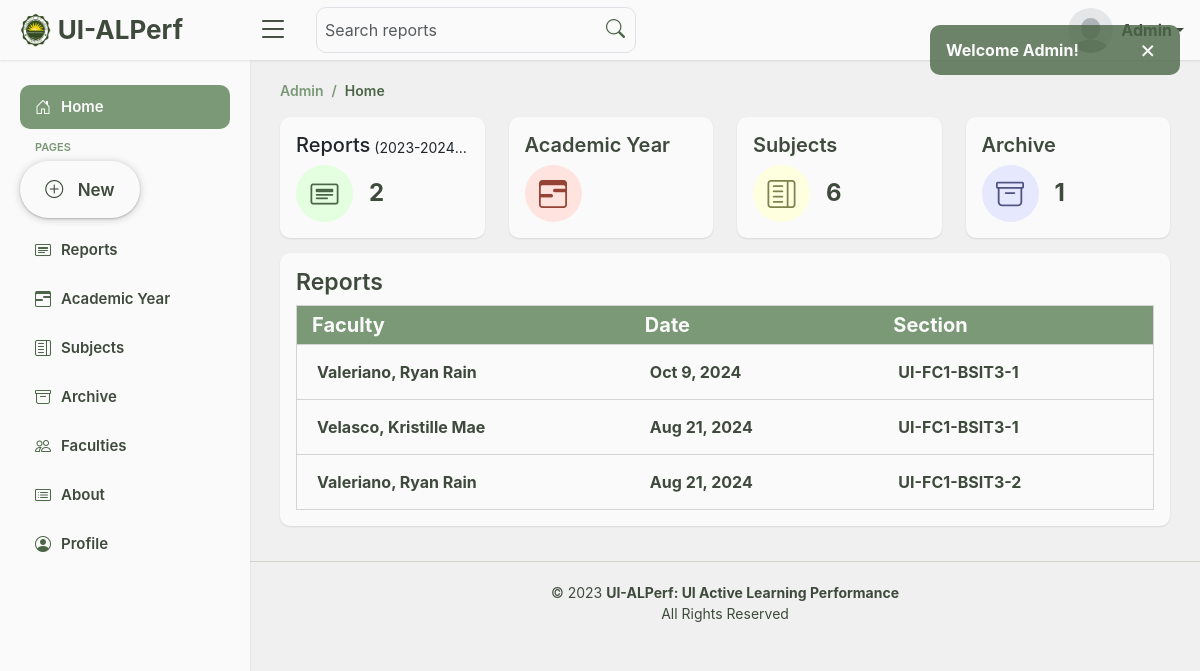
The app's page /admin/admin_home.php (signed in) with its own data.
### tables this page shows
CREATE TABLE `academic_year` (
  `id` int(255) NOT NULL,
  `year` varchar(255) NOT NULL,
  `semester` varchar(255) NOT NULL,
  `status` int(1) NOT NULL DEFAULT 0 COMMENT '0=pending,1=started,2=closed'
);

CREATE TABLE `class_report_info` (
  `report_info_id` int(255) NOT NULL,
  `admin_id` int(255) NOT NULL,
  `faculty_id` int(255) NOT NULL,
  `section` varchar(255) NOT NULL,
  `instructor` varchar(255) NOT NULL,
  `subject` varchar(255) NOT NULL,
  `date` date NOT NULL,
  `school_year` varchar(255) NOT NULL,
  `semester` varchar(255) NOT NULL,
  `observer_name` varchar(255) NOT NULL,
  `admin_archive` tinyint(1) DEFAULT 1,
  `faculty_archive` tinyint(1) DEFAULT 1
);

### admin/admin_home.php (the view, shortened to what this page needs)
<?php
  include "../process_admin.php";
  if(isset($_SESSION['session_admin'])){
    $admin_ID = $_SESSION['session_admin'];
    ?>
      <!DOCTYPE html>
      <html lang="en">
      <head>
        <link href="../assets/vendor/bootstrap/css/bootstrap.min.css" rel="stylesheet">
        <link href="../assets/vendor/bootstrap-icons/bootstrap-icons.css" rel="stylesheet">
        <link href="../assets/vendor/boxicons/css/boxicons.min.css" rel="stylesheet">
        <link href="../assets/css/admin.css" rel="stylesheet">
      </head>
      <body>
        <?php include "../includes/alerts.php"; ?>
        <?php include "../includes/admin_header.php"; ?>
        <?php include "../includes/admin_sidebar.php"; ?>
        <main id="main" class="main">
          <div class="pagetitle">
            <nav>
              <ol class="breadcrumb">
                <li class="breadcrumb-item"><a href="admin_home.php">Admin</a></li>
                <li class="breadcrumb-item active">Home</li>
              </ol>
            </nav>
          </div>
          <section class="section home">
            <div class="row">
              <?php
                $select_acad = mysqli_query($conn, "SELECT * FROM `academic_year` WHERE `status` = 1");
                if($fetch_acad = mysqli_fetch_assoc($select_acad)){
                  $report_year = $fetch_acad['year'];
                  $report_semester = $fetch_acad['semester'];
                  $reports = mysqli_query($conn, "SELECT COUNT(*) AS num_reports FROM `class_report_info` WHERE `admin_id` = '$admin_ID' AND `admin_archive` = TRUE AND `school_year` = '$report_year' AND `semester` = '$report_semester'");
                  if($row = mysqli_fetch_assoc($reports)){
                    $num_reports = $row['num_reports'];
                  }else{
                    $num_reports = 0;
                  }
                  ?>
                    <div class="col-lg-3 col-6">
                      <a href="admin_report.php">
                        <div class="card nav-card reports-card">
                          <div class="card-body cardo">
                            <div class="d-flex align-items-center gap-1">
                              <h5 class="repa">Reports</h5><small class="mb-1">(<?php echo $report_year ?> <?php echo $report_semester ?>)</small>
                            </div>
                            <div class="d-flex align-items-center">
                              <div class="card-icon rounded-circle d-flex align-items-center justify-content-center">
                                <i class="bi bi-card-heading"></i>
                              </div>
                              <div class="ps-3">
                                <h6><?php echo $num_reports; ?></h6>
                              </div>
                            </div>
                          </div>
                        </div>
                      </a>
                    </div>
                  <?php
                }
                ?>
                  <div class="col-lg-3 col-6">
                    <a href="admin_year.php">
                      <div class="card nav-card faculty-card">
                        <div class="card-body cardo">
                          <h5 class="card-title">Academic Year</h5>
                          <div class="d-flex align-items-center">
                            <div class="card-icon rounded-circle d-flex align-items-center justify-content-center">
                              <i class="bi bi-calendar3-range"></i>
                            </div>
                          </div>
                        </div>
                      </div>
                    </a>
                  </div>
                <?php
                $subjects = mysqli_query($conn, "SELECT COUNT(*) AS num_subjects FROM `subjects`");
                if($row = mysqli_fetch_assoc($subjects)){
                  $num_subjects = $row['num_subjects'];
                }else{
                  $num_subjects = 0;
                }
                ?>
                  <div class="col-lg-3 col-6">
                    <a href="admin_subject.php">
                      <div class="card nav-card subject-card">
                        <div class="card-body cardo">
                          <h5 class="card-title">Subjects</h5>
                          <div class="d-flex align-items-center">
                            <div class="card-icon rounded-circle d-flex align-items-center justify-content-center">
                              <i class="bi bi-layout-text-sidebar"></i>
                            </div>
                            <div class="ps-3">
                              <h6><?php echo $num_subjects; ?></h6>
                            </div>
                          </div>
                        </div>
                      </div>
                    </a>
                  </div>
                <?php
                $archives = mysqli_query($conn, "SELECT COUNT(*) AS num_archives FROM `class_report_info` WHERE `admin_id` = '$admin_ID' AND `admin_archive` = FALSE");
                if($row = mysqli_fetch_assoc($archives)){
                  $num_archives = $row['num_archives'];
                }else{
                  $num_archives = 0;
                }
                ?>
                  <div class="col-lg-3 col-6">
                    <a href="admin_archive.php">
                      <div class="card nav-card archive-card">
                        <div class="card-body cardo">
                          <h5 class="card-title">Archive</h5>
                          <div class="d-flex align-items-center">
                            <div class="card-icon rounded-circle d-flex align-items-center justify-content-center">
                              <i class="bi bi-archive"></i>
                            </div>
                            <div class="ps-3">
                              <h6><?php echo $num_archives; ?></h6>
                            </div>
                          </div>
                        </div>
                      </div>
                    </a>
                  </div>
              <div class="col-xl-12 hhrr">
                <div class="card reports-table">
                  <div class="card-body">
                    <h4>Reports</h4>
                    <div class="card-table">
                      <table>
                        <tr>
                          <th class="fs-5">Faculty</th>
                          <th class="fs-5">Date</th>
                          <th class="fs-5">Section</th>
                        </tr>
                        <?php
                          if(!isset($_GET['home_search_report'])){
                            $class_report = mysqli_query($conn, "SELECT info.*,stu.*,ins.*,com.*
                            FROM `class_report_info` info
                            LEFT JOIN `class_report_stu` stu ON info.report_info_id = stu.report_stu_id
                            LEFT JOIN `class_report_ins` ins ON info.report_info_id = ins.report_ins_id
                            LEFT JOIN `class_report_com` com ON info.report_info_id = com.report_com_id
                            WHERE info.admin_id = '$admin_ID' AND info.admin_archive = TRUE ORDER BY info.report_info_id DESC LIMIT 5");
                            if(mysqli_num_rows($class_report) > 0){
                              while($row = mysqli_fetch_assoc($class_report)){
                                ?>
                                  <tr>
                                    <td class="fw-bold"><a href="admin_reports_view.php?report_info_id=<?php echo $row['report_info_id']; ?>&report_stu_id=<?php echo $row['report_stu_id']; ?>&report_ins_id=<?php echo $row['report_ins_id']; ?>&report_com_id=<?php echo $row['report_com_id']; ?>"><?php echo $row['instructor']; ?></a></td>
                                    <td class="fw-bold"><a href="admin_reports_view.php?report_info_id=<?php echo $row['report_info_id']; ?>&report_stu_id=<?php echo $row['report_stu_id']; ?>&report_ins_id=<?php echo $row['report_ins_id']; ?>&report_com_id=<?php echo $row['report_com_id']; ?>"><?php echo date('M j, Y', strtotime($row['date'])); ?></a></td>
                                    <td class="fw-bold"><a href="admin_reports_view.php?report_info_id=<?php echo $row['report_info_id']; ?>&report_stu_id=<?php echo $row['report_stu_id']; ?>&report_ins_id=<?php echo $row['report_ins_id']; ?>&report_com_id=<?php echo $row['report_com_id']; ?>"><?php echo $row['section']; ?></a></td>
                                  </tr>
                                <?php
                              }
                            }else{
                              ?>
                                <div class="text-center fw-bold pagorflok">
                                  <p>No Report</p>
                                </div>
                              <?php
                            }
                          }else{
                            include "../includes/search.php";
                          }
                        ?>
                      </table>
                    </div>
                  </div>
                </div>
              </div>
            </div>
          </section>
        </main>
        <footer id="footer" class="footer">
          <div class="copyright">
            &copy; 2023 <strong><span> UI-ALPerf: UI Active Learning Performance </span></strong><br> All Rights Reserved
          </div>
        </footer>
      </body>
      </html>
    <?php
  }else{
    header("Location: ../index.php"); exit;
  }
?>

### assets/css/admin.css (style rules this page uses)
:root { scroll-behavior: smooth; }
body { font-family: -apple-system, BlinkMacSystemFont, "Segoe UI", Roboto, "Helvetica Neue", Arial, "Noto Sans", sans-serif, "Apple Color Emoji", "Segoe UI Emoji", "Segoe UI Symbol", "Noto Color Emoji"; background: #F0F0F0; }
a { text-decoration: none; }
#main { margin-top: 60px; padding: 20px 30px; transition: all 0.3s; }
.pagetitle { margin-bottom: 7px; }
.breadcrumb { font-size: 14px; font-family: -apple-system, BlinkMacSystemFont, "Segoe UI", Roboto, "Helvetica Neue", Arial, "Noto Sans", sans-serif, "Apple Color Emoji", "Segoe UI Emoji", "Segoe UI Symbol", "Noto Color Emoji"; font-weight: 600; }
.breadcrumb a { color: #7B9977; transition: 0.3s; }
.breadcrumb .breadcrumb-item::before { color: #7B9977; }
.breadcrumb .active { color: #4A6646; font-weight: 600; }
@media (min-width: 1200px) { #main, #footer { margin-left: 250px; } }
.home .card { border: none; background-color: #FAFAFA; box-shadow: rgba(0, 0, 0, 0.1) 0px 1px 2px 0px; border-radius: 10px; margin-bottom: 15px; overflow: hidden; }
.home .card .cardo { transition: .2s; }
.home .nav-card small { overflow: hidden; white-space: nowrap; text-overflow: ellipsis; }
.home .nav-card .card-title { overflow: hidden; white-space: nowrap; text-overflow: ellipsis; color: #3E4A3C; font-weight: 600; }
.home .nav-card h6 { font-size: 24px; color: #3E4A3C; font-weight: 700; margin: 0; padding: 0; }
.home .card-icon { font-size: 28px; line-height: 0; width: 57px; height: 57px; flex-shrink: 0; flex-grow: 0; }
.home .reports-card .card-icon { color: #4A6646; background: #E4FFDF; }
.home .subject-card .card-icon { color: #80824E; background: #fdffdf; }
.home .faculty-card .card-icon { color: #944334; background: #FFE3DF; }
.home .archive-card .card-icon { color: #4E5382; background: #E6E8FE; }
.home .reports-table .card-table { overflow: auto; }
.home .reports-table h4 { font-size: 23px; font-weight: 600; color: #3E4A3C; }
.home .reports-table .card-table table { width: 100%; }
.home .reports-table .card-table table tr { transition: .2s; border: 1px solid #D4D4D4; }
.home .reports-table table th, td { white-space: nowrap; color: #3E4A3C; }
.home .reports-table table th { background-color: #7B9977; color: #FAFAFA; padding: 4px 15px; }
.home .reports-table table td { text-align: start; padding: 10px 20px; }
.home .reports-table table td a { display: flex; color: #3E4A3C; padding: 5px 50px 5px 0; cursor: pointer; }
.academic_year table th, td { white-space: nowrap; }
.subjects table th, td { white-space: nowrap; }
.faculty table th, td { white-space: nowrap; }
.footer { padding: 20px 0; font-size: 14px; transition: all 0.3s; border-top: 1px solid #D0D6CE; }
.footer .copyright { text-align: center; color: #3E4A3C; }

### records on screen
academic_year: year "2023-2024…"
class_report_info: instructor "Valeriano, Ryan Rain", date "Oct 9, 2024", section "UI-FC1-BSIT3-1"
class_report_info: instructor "Velasco, Kristille Mae", date "Aug 21, 2024", section "UI-FC1-BSIT3-1"
class_report_info: instructor "Valeriano, Ryan Rain", date "Aug 21, 2024", section "UI-FC1-BSIT3-2"

### other values on screen
$_SESSION['success_alert'] "Welcome Admin!"
$num_reports "2"
$num_subjects "6"
$num_archives "1"
